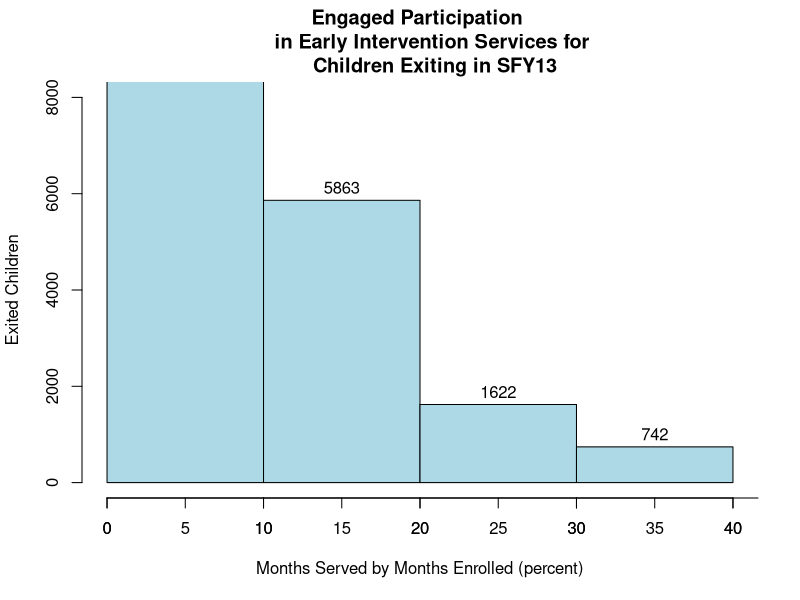

Here is the R script that generated this plot: (Note: this script raises an error after producing the figure.)
#STATE 2007 to 2015

dat <- read.csv("2007 to now SI.csv",header=TRUE)

head(dat)
str(dat)
names(dat)

hist(dat$months_served, breaks=5,
     #probability = TRUE,
     col="lightblue",
     labels=TRUE,
     ylim=c(0, 8000),
     xlab="Months Served by Months Enrolled (percent)",
     ylab="Exited Children",
     main="Engaged Participation 
     in Early Intervention Services for 
     Children Exiting in SFY13")
axis(side=1, at=seq(0,100, 5),
     text(50, 2500, "Average 86.76% / Min 0% / Max 100%",
          cex = .8),
     text(50, 2400, "Total Exited Children 3740",
          cex = .8))
text(50, 285, "Total Exited: 501",
     cex = .8)


data_2007 = read.csv("2007 to now SI.csv")
summary(data_2007)

# Set up the x y variables
enrolled <- (data_2007$enrollment_months)
served <- (data_2007$months_served)
ggplot(data=data_2007, aes(data_2007$enrollment_months)) + 
  geom_histogram(breaks=seq(0, 40, by =1), 
                 col="black", 
                 aes(fill=..count..)) +
  scale_fill_gradient("Count", low = "green", high = "red") +
  geom_density(col=1) + labs(title="Histogram for Months Enrolled SFY07 to SFY15") + scale_x_continuous(breaks=seq(0,36,1)) +
  scale_y_continuous(breaks=seq(0,25000,100)) +
  labs(x="Months Enrolled", y="Child Count") +
  geom_vline(aes(xintercept=mean(data_2007$enrollment_months, na.rm=T)),
             color="blue", linetype="dashed", size=1)
